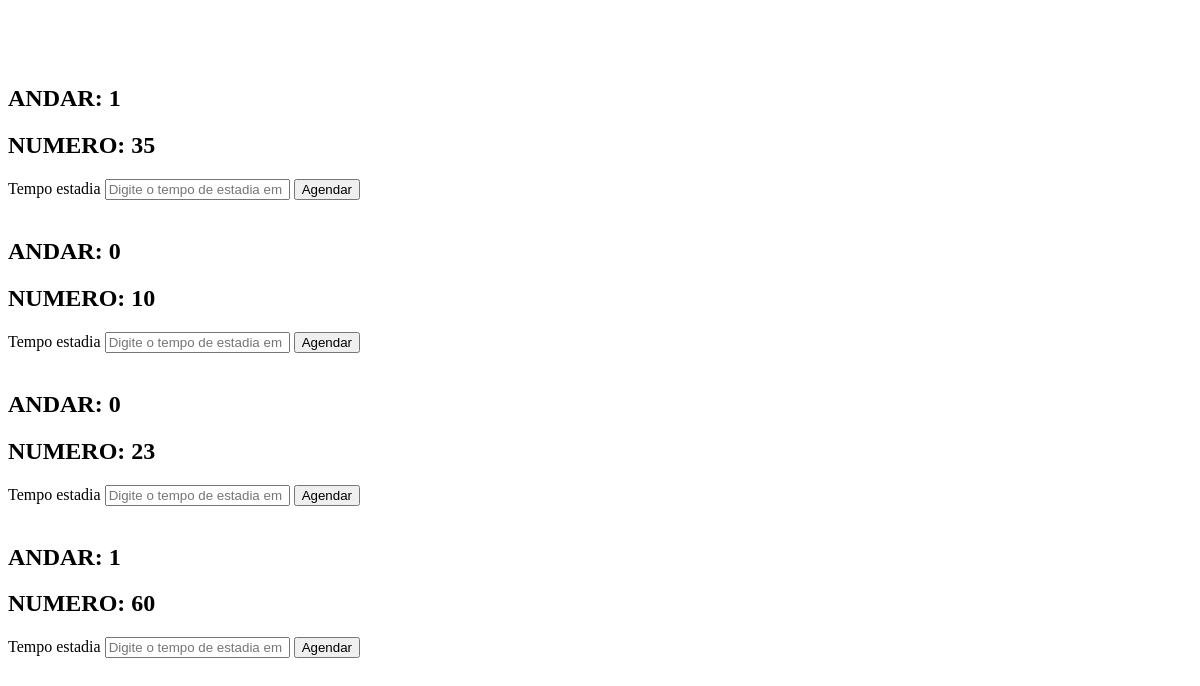
Page /hotel_reserva/15 on the earlier database version.
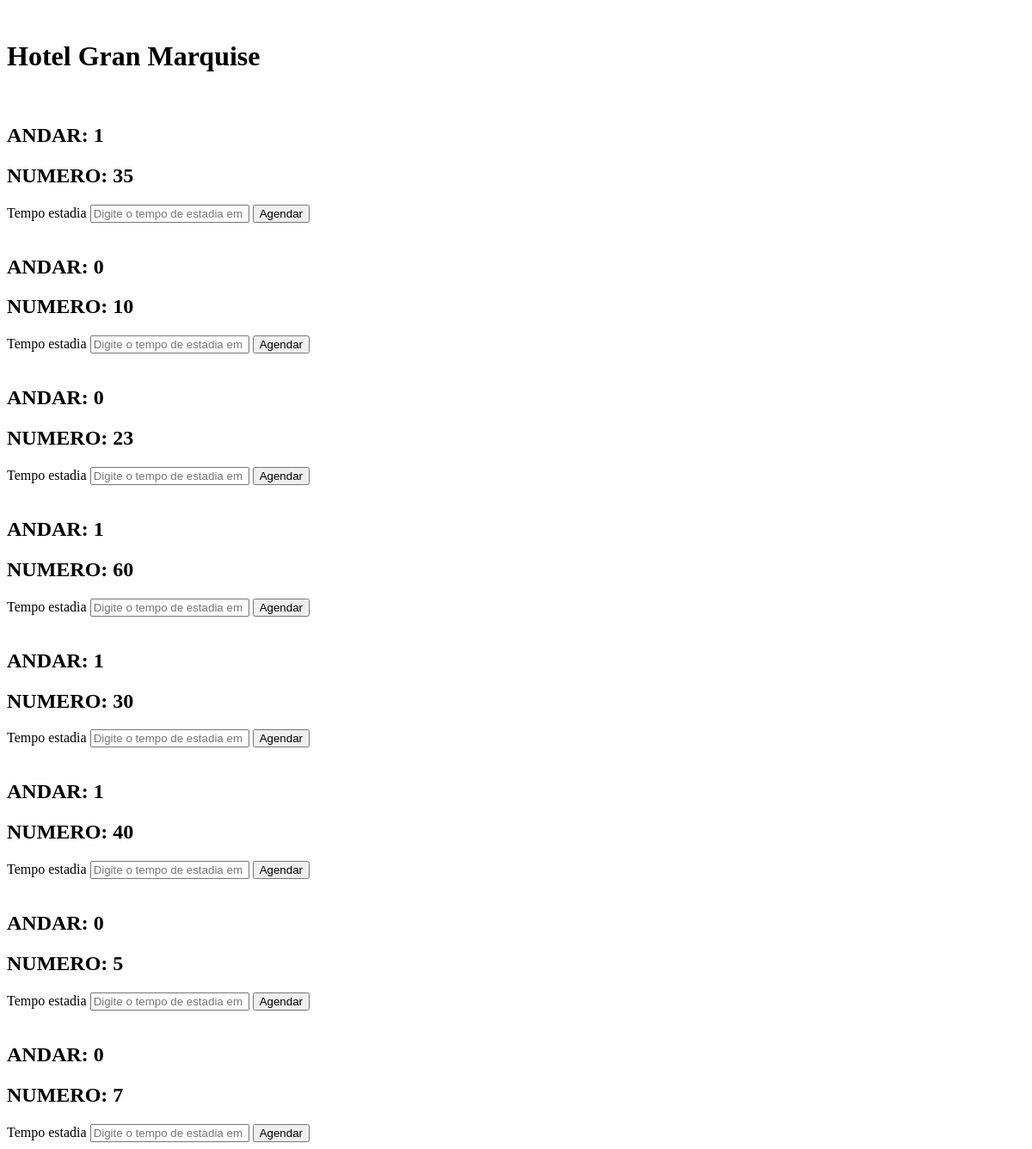
Same page on the later database version.
### tables this page shows
CREATE TABLE quartos 
(
    id_quarto INTEGER PRIMARY KEY AUTOINCREMENT,
    andar TEXT,
    numero_quarto TEXT,
    preco REAL,
    imagem TEXT,
    id_hotel INTEGER, descricao TEXT,
    FOREIGN KEY (id_hotel) REFERENCES hoteis(id_hotel)
);

CREATE TABLE hoteis
(
    id_hotel INTEGER PRIMARY KEY AUTOINCREMENT,
    nome TEXT,
    cidade TEXT,
    bairro TEXT,
    rua TEXT,
    numero INTEGER,
    cnpj INTEGER,
    email TEXT,
    senha TEXT,
    foto TEXT

, background text, chave_pix text);

### routes/route_hotel.py (the view)
@hotel_bp.route('/hotel_reserva/<int:id_hotel>', methods=['GET', 'POST'])
def hotel_reserva(id_hotel):
    hotel_model = HotelModel(id_hotel=id_hotel)
    hotel = hotel_model.buscar_por_hotel()
    quarto_model = QuartoModel(id_hotel=id_hotel)
    quartos = quarto_model.buscar_todos_quartos()
    return render_template('empresa/hotel_reserva.html', hotel=hotel, quartos=quartos)

### models/connect.py (called while the page is built)
    def connect(self):
        self.conn = sqlite3.connect(self.db_name)
        self.conn.row_factory = sqlite3.Row  # Para retornar dicionários
        self.cursor = self.conn.cursor()

    def execute(self, query, params=None):
        if self.conn is None:
            self.connect()
        if params:
            self.cursor.execute(query, params)
        else:
            self.cursor.execute(query)
        return self.cursor

    def fetchall(self):
        return self.cursor.fetchall()

    def fetchone(self):
        return self.cursor.fetchone()

    def close(self):
        if self.conn:
            self.conn.close()
            self.conn = None
            self.cursor = None

### models/hotel_model.py (called while the page is built)
    def buscar_por_hotel(self):
        db = Database()
        db.connect()
        sql = "SELECT * FROM hoteis WHERE id_hotel=?"
        db.execute(sql, (self.id_hotel,))
        hotel = db.fetchone()
        db.close()
        return hotel

### models/quarto_model.py (called while the page is built)
    def buscar_todos_quartos(self):
        db = Database()
        db.connect()
        sql = "SELECT * FROM quartos"
        db.execute(sql)
        quartos = db.fetchall()
        db.close()
        return quartos

### templates/empresa/hotel_reserva.html (shortened to what this page needs)
<!DOCTYPE html>
<html lang="en">
<head>
</head>
<body>
    <h1>{{ hotel.nome }}</h1>
    {% for quarto in quartos %}
    <h2>ANDAR: {{ quarto.andar }}</h2>
    <h2>NUMERO: {{ quarto.numero_quarto }}</h2>
    <form action="/reservas" method="post">
        <label for="estadia">Tempo estadia</label>
        <input type="text" name="tempo_estadia" placeholder="Digite o tempo de estadia em dias" required>
        <button type="submit">Agendar</button>
    </form>
    {% endfor %}
</body>
</html>

Differences in the rows shown:
added hoteis: nome "Hotel Gran Marquise"
added quartos: andar "1", numero_quarto "30"
added quartos: andar "1", numero_quarto "40"
added quartos: andar "0", numero_quarto "5"
added quartos: andar "0", numero_quarto "7"
